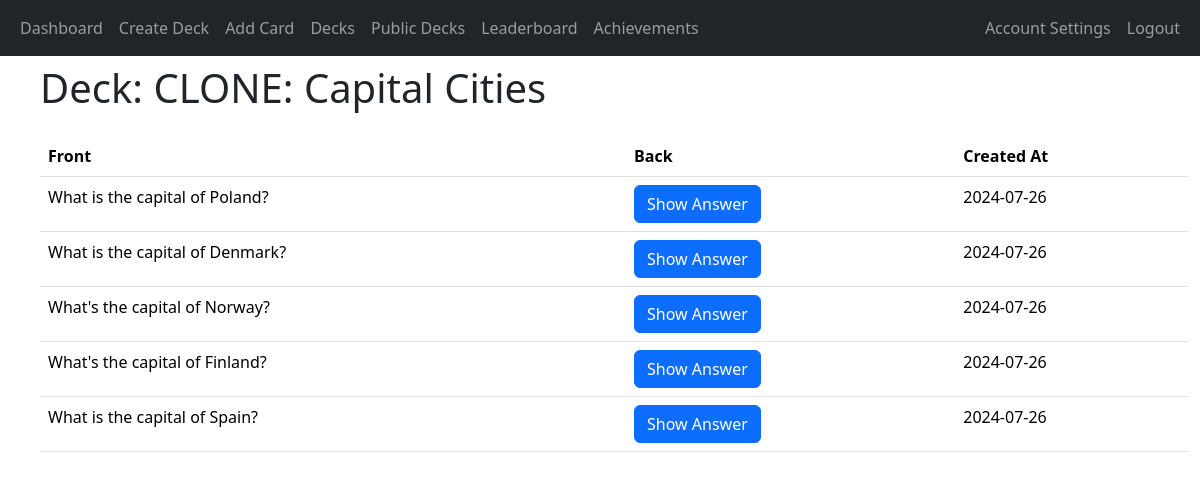
The app's page /view_deck/3 (signed in) with its own data.
### app/decks/models.py (models this page shows, shortened)
class Deck(db.Model):
    deck_id = db.Column(db.Integer, primary_key=True)
    name = db.Column(db.String(100), nullable=False)
    user_id = db.Column(db.Integer, db.ForeignKey('user.user_id'), nullable=False)
    created_at = db.Column(db.DateTime, nullable=False, default=datetime.utcnow)
    shared = db.Column(db.Boolean, default=False)
    review_start_date = db.Column(db.DateTime, nullable=True)
    cards = db.relationship('Card', backref='deck', cascade='all, delete-orphan', lazy=True)

class Card(db.Model):
    card_id = db.Column(db.Integer, primary_key=True)
    front = db.Column(db.String(255), nullable=False)
    back = db.Column(db.String(255), nullable=False)
    created_at = db.Column(db.DateTime, default=datetime.utcnow)
    next_review_date = db.Column(db.DateTime, nullable=True)
    deck_id = db.Column(db.Integer, db.ForeignKey('deck.deck_id'), nullable=False)
    box = db.Column(db.Integer, default=1)  # New field for Leitner system

### app/decks/routes.py (the view)
@decks_blueprint.route('/view_deck/<int:deck_id>')
@login_required
def view_deck(deck_id):
    deck = Deck.query.get_or_404(deck_id)
    is_owner = deck.user_id == current_user.user_id
    if not deck.shared and not is_owner:
        abort(403)  # Forbidden access if the deck is not shared and not owned by the current user
    cards = Card.query.filter_by(deck_id=deck.deck_id).all()
    return render_template('view_deck.html', deck=deck, cards=cards, is_owner=is_owner)

### app/__init__.py (called while the page is built)
@login_manager.user_loader
def load_user(user_id):
    return User.query.get(int(user_id))

### app/decks/templates/view_deck.html (shortened to what this page needs)
{% extends "base.html" %}
{% block heading %}Deck: {{ deck.name }}{% endblock %}
{% block content %}
<div class="container">
    <table class="table">
        <thead>
            <tr>
                <th scope="col">Front</th>
                <th scope="col">Back</th>
                <th scope="col">Created At</th>
            </tr>
        </thead>
        <tbody>
            {% for card in cards %}
                <tr>
                    <td>{{ card.front }}</td>
                    <td>
                        <button class="btn btn-primary" onclick="toggleAnswer('answer-{{ card.card_id }}')">Show Answer</button>
                    </td>
                    <td>
                        {% if is_owner %}
                            {{ card.created_at.strftime('%Y-%m-%d %H:%M') }}
                        {% else %}
                            {{ card.created_at.strftime('%Y-%m-%d') }}
                        {% endif %}
                    </td>
                </tr>
            {% endfor %}
        </tbody>
    </table>
</div>
{% endblock %}

### records on screen
Deck: name "CLONE: Capital Cities"
Card: front "What is the capital of Poland?", created_at "2024-07-26"
Card: front "What is the capital of Denmark?", created_at "2024-07-26"
Card: front "What's the capital of Norway?", created_at "2024-07-26"
Card: front "What's the capital of Finland?", created_at "2024-07-26"
Card: front "What is the capital of Spain?", created_at "2024-07-26"
